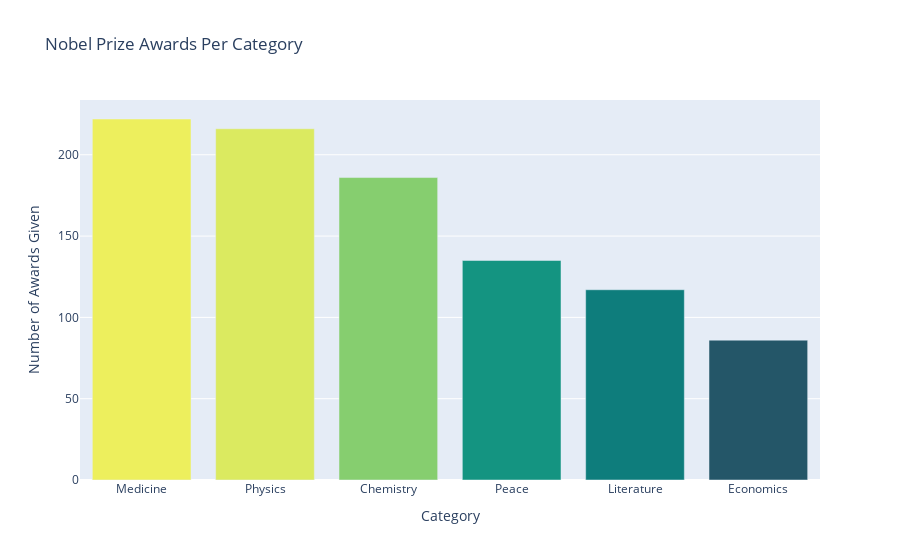

The notebook cell saved with this chart:
### Markdown cell above
### Plotly Bar Chart

### Code cell
bar = px.bar(x = df_categories.index,
             y = df_categories.values,
             title='Nobel Prize Awards Per Category',
             hover_name=df_categories.index,
             color=df_categories.values,
             color_continuous_scale='Aggrnyl')
 

bar.update_layout(xaxis_title='Category',
yaxis_title='Number of Awards Given',
coloraxis_showscale=False)

bar.show()

### Figure 1 — Plotly figure (JSON) as saved in the notebook; plotly's stock layout.template omitted (floating-point values rounded to 4 significant figures)
{"data": [{"alignmentgroup": "True", "hovertemplate": "<b>%{hovertext}</b><br><br>x=%{x}<br>y=%{y}<br>color=%{marker.color}<extra></extra>", "hovertext": ["Medicine", "Physics", "Chemistry", "Peace", "Literature", "Economics"], "legendgroup": "", "marker": {"color": [222, 216, 186, 135, 117, 86], "coloraxis": "coloraxis", "pattern": {"shape": ""}}, "name": "", "offsetgroup": "", "orientation": "v", "showlegend": false, "textposition": "auto", "type": "bar", "x": ["Medicine", "Physics", "Chemistry", "Peace", "Literature", "Economics"], "xaxis": "x", "y": [222, 216, 186, 135, 117, 86], "yaxis": "y"}], "layout": {"barmode": "relative", "coloraxis": {"colorbar": {"title": {"text": "color"}}, "colorscale": [[0, "rgb(36, 86, 104)"], [0.1667, "rgb(15, 114, 121)"], [0.3333, "rgb(13, 143, 129)"], [0.5, "rgb(57, 171, 126)"], [0.6667, "rgb(110, 197, 116)"], [0.8333, "rgb(169, 220, 103)"], [1, "rgb(237, 239, 93)"]], "showscale": false}, "legend": {"tracegroupgap": 0}, "title": {"text": "Nobel Prize Awards Per Category"}, "xaxis": {"anchor": "y", "domain": [0, 1], "title": {"text": "Category"}}, "yaxis": {"anchor": "x", "domain": [0, 1], "title": {"text": "Number of Awards Given"}}}}
